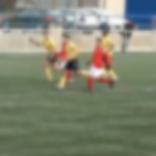
%> input picture PhytonWorkSpace5Edition/Images/Chapter10/Input/CamShift/Sequence/frame1B.bmp, 156 x 156 px; the run also reads 1 picture not shown here
$ octave DensityExample.m   (GNU Octave 9; MATLAB toolbox functions it lacks are replaced by stand-ins)
%> lines starting %> are read from the running program, lines starting %| are printed output that depends on the picture
%> further down, frame is the input picture: size 156x156x3 uint8; mean R, G, B 128.3, 132.6, 113.7
### Images/Chapter10/Input/CamShift/Density.m
function histogram = Density(image, s, regionRadious, h)
%> called with s = [60 100], regionRadious = [15 8], h = 1
% Implementation of density estimation for a colour image
% Parameters: Image, Position of the image region, the size of the region and kernel size
%             the size is measured from the centre of the region/kernel

% Colour components
red = image(:,:,1);
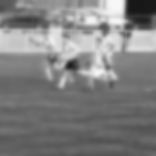
%> red: size 156x156 uint8; min 23, max 247, mean 128.3
green = image(:,:,2);
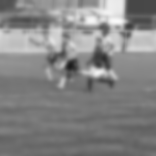
%> green: size 156x156 uint8; min 27, max 249, mean 132.6
blue = image(:,:,3);
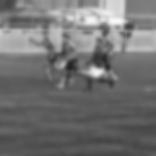
%> blue: size 156x156 uint8; min 34, max 249, mean 113.7

% Create 64x64 histogram
histSize = 64;
histogram(1:histSize,1:histSize) = 0;

% Total number of values in the histogram for normalisation
total = 0;

% Density estimation
for DeltaRow = -regionRadious(1) : regionRadious(1)        % Rows inside the image region
    for DeltaColumn = -regionRadious(2) : regionRadious(2) % Columns inside the image region

        % Position of the pixel in the image
        row = s(1) + DeltaRow;
        column = s(2) + DeltaColumn;

        % Compute 2D color features (Cb,Cr) for the (x,y) pixel
        [Cb Cr] = ColourFeature(red(row,column), green(row,column), blue(row,column));

        % Gaussian kernel
        w = exp(-(DeltaRow*DeltaRow + DeltaColumn*DeltaColumn)/2*h*h);

        %increment histogram
        histogram(int8(Cb),int8(Cr)) = histogram(int8(Cb),int8(Cr))+w;
        total = total + w;
    end
end
%> after the loop, total = 6.28

% Normailse
histogram = histogram ./ total;


### PhytonWorkSpace5Edition/Images/Chapter10/Input/CamShift/DensityExample.m
% Compute Density Example
clear;

% Read image data
frame = imread('sequence\frame1B.bmp','bmp');

% Region of interest
region = imread('sequence\object.bmp','bmp');

% Density Estimation
filterSize = 1;

% row,column location
objectLocation = [60 100];

% Radius from the centre (rows,columns)
regionSize = [ 15 8 ];

% Compute Density
D = Density(frame, objectLocation, regionSize, filterSize);

% Display image
figure(1);
image(frame);

% Display region image
figure(2);
image(region);

% Density
figure(3);
hold on;
surf(D,'FaceColor','interp', 'EdgeColor','none', 'FaceLighting' , 'phong')
axis tight
colormap cool
view(-50,20)
camlight left
axis square
axis off
xlabel('u');
ylabel('v');
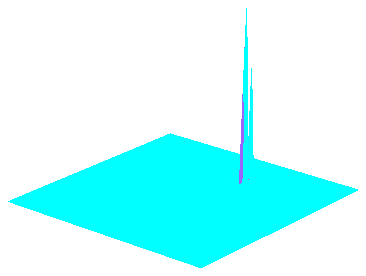
%> figure redrawn from the program's plot data
